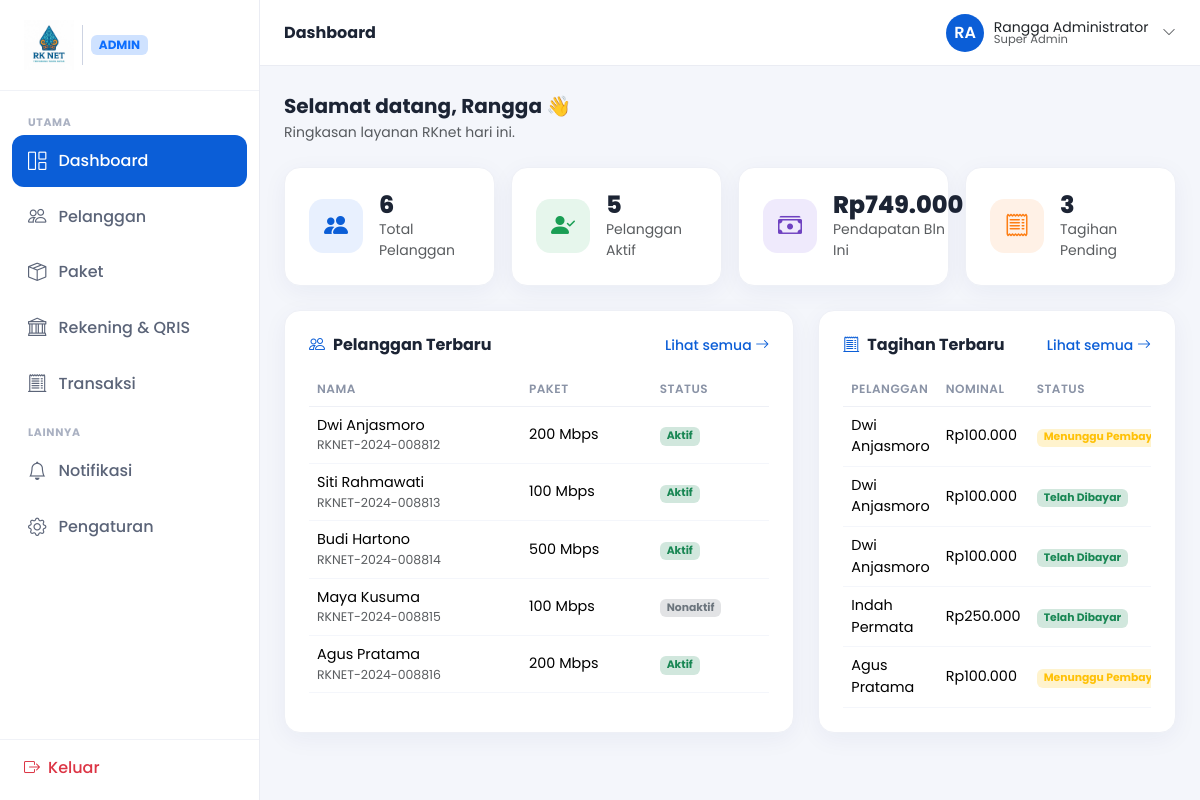
Screenshot of /admin/dashboard.php (signed in) with the database file from the repository.
### tables this page shows
CREATE TABLE pelanggan (
    id            VARCHAR(30) PRIMARY KEY,
    nama          VARCHAR(100) NOT NULL,
    email         VARCHAR(150) NOT NULL,
    hp            VARCHAR(30)  NOT NULL,
    alamat        VARCHAR(255) NULL,
    paket_id      INT          NULL,
    status        VARCHAR(20)  NOT NULL DEFAULT 'pending',
    tgl_bergabung VARCHAR(20)  NOT NULL,
    kata_sandi    VARCHAR(255) NOT NULL,
    CONSTRAINT uq_pelanggan_email UNIQUE (email),
    CONSTRAINT fk_pelanggan_paket FOREIGN KEY (paket_id) REFERENCES paket(id)
);

CREATE TABLE paket (
    id          INT AUTO_INCREMENT PRIMARY KEY,
    nama        VARCHAR(120) NOT NULL,
    kecepatan   VARCHAR(30)  NOT NULL,
    harga       INT          NOT NULL,
    status      VARCHAR(20)  NOT NULL DEFAULT 'aktif'
);

CREATE TABLE tagihan (
    id                    INT AUTO_INCREMENT PRIMARY KEY,
    no_invoice            VARCHAR(40)  NOT NULL,
    pelanggan_id          VARCHAR(30)  NOT NULL,
    paket_id              INT          NULL,
    rekening_bank_id      INT          NULL,
    harga                 INT          NOT NULL,
    tanggal               VARCHAR(20)  NOT NULL,
    status                VARCHAR(20)  NOT NULL DEFAULT 'menunggu',
    bukti_pembayaran      VARCHAR(255) NULL,
    catatan_verifikasi    VARCHAR(255) NULL,
    diajukan_pada         DATETIME     NULL,
    diverifikasi_pada     DATETIME     NULL,
    diverifikasi_oleh     INT          NULL,
    CONSTRAINT uq_tagihan_no_invoice UNIQUE (no_invoice),
    CONSTRAINT fk_tagihan_pelanggan FOREIGN KEY (pelanggan_id) REFERENCES pelanggan(id),
    CONSTRAINT fk_tagihan_paket FOREIGN KEY (paket_id) REFERENCES paket(id),
    CONSTRAINT fk_tagihan_rekening_bank FOREIGN KEY (rekening_bank_id) REFERENCES rekening_bank(id),
    CONSTRAINT fk_tagihan_admin_verifikasi FOREIGN KEY (diverifikasi_oleh) REFERENCES admin(id)
);

### auth.php (called while the page is built, shortened)
<?php
function idAdminSaatIni(): ?int
{
    return isset($_SESSION['admin_id']) ? (int) $_SESSION['admin_id'] : null;
}

### db.php (called while the page is built, shortened)
<?php
function db(): mysqli
{
    static $db = null;
    if ($db !== null) return $db;
    try {
        $db = new mysqli(DB_HOST, DB_USER, DB_PASS, DB_NAME, DB_PORT);
        $db->set_charset('utf8mb4');
    } catch (mysqli_sql_exception $e) {
        pesanErrorDb('Koneksi database gagal.',
            'Pastikan MySQL berjalan di port ' . DB_PORT . ' dan database <code>' . DB_NAME . '</code> sudah dibuat.');
    }
    return $db;
}
function stmtSiap(string $sql, array $params): mysqli_stmt
{
    $stmt = db()->prepare($sql);
    if ($params) {
        $tipe = '';
        foreach ($params as $p) {
            $tipe .= is_int($p) ? 'i' : (is_float($p) ? 'd' : 's');
        }
        $ref = [$tipe];
        foreach ($params as $i => $v) {
            $ref[] = &$params[$i];
        }
        call_user_func_array([$stmt, 'bind_param'], $ref);
    }
    $stmt->execute();
    return $stmt;
}
function kueri(string $sql, array $params = []): array
{
    return stmtSiap($sql, $params)->get_result()->fetch_all(MYSQLI_ASSOC);
}
function kueriSatu(string $sql, array $params = []): ?array
{
    $baris = stmtSiap($sql, $params)->get_result()->fetch_assoc();
    return $baris ?: null;
}
function kueriNilai(string $sql, array $params = [])
{
    $baris = stmtSiap($sql, $params)->get_result()->fetch_row();
    return $baris ? $baris[0] : null;
}

### admin-config.php (called while the page is built, shortened)
<?php
require_once __DIR__ . '/helpers.php';
require_once __DIR__ . '/db.php';
require_once __DIR__ . '/auth.php';
$admin = kueriSatu("SELECT nama, email, peran FROM admin WHERE id = ?", [idAdminSaatIni()]);
$daftarPelanggan = kueri(
    "SELECT pl.id, pl.nama, pl.email, pl.hp, pl.alamat, pk.kecepatan AS paket, pl.status, pl.tgl_bergabung AS bergabung
     FROM pelanggan pl LEFT JOIN paket pk ON pk.id = pl.paket_id
     ORDER BY pl.id"
);
$daftarTagihan = kueri(
    "SELECT t.id AS idTagihan, t.no_invoice AS noInvoice, pl.nama AS pelanggan, pk.kecepatan AS paket,
            t.harga, t.tanggal, t.status
     FROM tagihan t
     JOIN pelanggan pl ON pl.id = t.pelanggan_id
     LEFT JOIN paket pk ON pk.id = t.paket_id
     ORDER BY t.id DESC"
);
$statistik = [
    'totalPelanggan'  => (int) kueriNilai("SELECT COUNT(*) FROM pelanggan"),
    'pelangganAktif'  => (int) kueriNilai("SELECT COUNT(*) FROM pelanggan WHERE status = 'aktif'"),
    'pendapatanBulan' => (int) kueriNilai("SELECT COALESCE(SUM(harga), 0) FROM tagihan WHERE status = 'lunas'"),
    'tagihanPending'  => (int) kueriNilai("SELECT COUNT(*) FROM tagihan WHERE status <> 'lunas'"),
];

### helpers.php (called while the page is built, shortened)
<?php
if (!function_exists('formatRupiah')) {
    function formatRupiah(int $angka): string
    {
        return 'Rp' . number_format($angka, 0, ',', '.');
    }
}
if (!function_exists('badgeStatus')) {
    function badgeStatus(string $status): array
    {
        return match ($status) {
            'lunas'      => ['kelas' => 'bg-success-subtle text-success',     'label' => 'Telah Dibayar'],
            'menunggu'   => ['kelas' => 'bg-warning-subtle text-warning',     'label' => 'Menunggu Pembayaran'],
            'verifikasi' => ['kelas' => 'bg-info-subtle text-info',           'label' => 'Menunggu Verifikasi'],
            'ditolak'    => ['kelas' => 'bg-danger-subtle text-danger',       'label' => 'Bukti Ditolak'],
            'pending'    => ['kelas' => 'bg-warning-subtle text-warning',     'label' => 'Menunggu Persetujuan'],
            'aktif'      => ['kelas' => 'bg-success-subtle text-success',     'label' => 'Aktif'],
            'nonaktif'   => ['kelas' => 'bg-secondary-subtle text-secondary', 'label' => 'Nonaktif'],
            'terkirim'   => ['kelas' => 'bg-success-subtle text-success',     'label' => 'Terkirim'],
            'draft'      => ['kelas' => 'bg-secondary-subtle text-secondary', 'label' => 'Draft'],
            default      => ['kelas' => 'bg-secondary-subtle text-secondary', 'label' => ucfirst($status)],
        };
    }
}

### admin/dashboard.php (the view, shortened to what this page needs)
<?php
require __DIR__ . '/../admin-config.php';
$judulHalaman = 'Dashboard';
$kartuStatistik = [
    ['Total Pelanggan',     number_format($statistik['totalPelanggan'], 0, ',', '.'), 'bi-people-fill',      'biru'],
    ['Pelanggan Aktif',     number_format($statistik['pelangganAktif'], 0, ',', '.'), 'bi-person-check-fill', 'hijau'],
    ['Pendapatan Bln Ini',  formatRupiah($statistik['pendapatanBulan']),              'bi-cash-stack',       'ungu'],
    ['Tagihan Pending',     (string) $statistik['tagihanPending'],                    'bi-receipt',          'oranye'],
];
?>
<!DOCTYPE html>
<html lang="id">
<?php include __DIR__ . '/partials/shell-head.php'; ?>
<?php include __DIR__ . '/partials/shell-open.php'; ?>
  <div class="mb-4">
    <h5 class="fw-700 mb-1">Selamat datang, <?= htmlspecialchars(explode(' ', $admin['nama'])[0]) ?> 👋</h5>
    <p class="text-muted small mb-0">Ringkasan layanan RKnet hari ini.</p>
  </div>
  <div class="row g-3 mb-4">
    <?php foreach ($kartuStatistik as $k): ?>
    <div class="col-md-6 col-xl-3">
      <div class="kartu kartu-pad stat-kartu">
        <div class="stat-ikon stat-<?= $k[3] ?>"><i class="bi <?= $k[2] ?>"></i></div>
        <div>
          <div class="stat-nilai fw-800"><?= htmlspecialchars($k[1]) ?></div>
          <div class="text-muted small"><?= htmlspecialchars($k[0]) ?></div>
        </div>
      </div>
    </div>
    <?php endforeach; ?>
  </div>
  <div class="row g-4">
    <div class="col-xl-7">
      <div class="kartu kartu-pad h-100">
        <div class="d-flex align-items-center justify-content-between mb-3">
          <h6 class="fw-700 mb-0"><i class="bi bi-people text-rk me-2"></i>Pelanggan Terbaru</h6>
          <a href="pelanggan.php" class="small text-rk text-decoration-none fw-500">Lihat semua <i class="bi bi-arrow-right"></i></a>
        </div>
        <div class="table-responsive">
          <table class="table align-middle mb-0 tabel-portal">
            <thead><tr><th>Nama</th><th>Paket</th><th>Status</th></tr></thead>
            <tbody>
              <?php foreach (array_slice($daftarPelanggan, 0, 5) as $p): $b = badgeStatus($p['status']); ?>
              <tr>
                <td>
                  <div class="fw-600"><?= htmlspecialchars($p['nama']) ?></div>
                  <div class="text-muted" style="font-size:.78rem"><?= htmlspecialchars($p['id']) ?></div>
                </td>
                <td><?= htmlspecialchars($p['paket']) ?></td>
                <td><span class="badge <?= $b['kelas'] ?>"><?= $b['label'] ?></span></td>
              </tr>
              <?php endforeach; ?>
            </tbody>
          </table>
        </div>
      </div>
    </div>
    <div class="col-xl-5">
      <div class="kartu kartu-pad h-100">
        <div class="d-flex align-items-center justify-content-between mb-3">
          <h6 class="fw-700 mb-0"><i class="bi bi-receipt-cutoff text-rk me-2"></i>Tagihan Terbaru</h6>
          <a href="transaksi.php" class="small text-rk text-decoration-none fw-500">Lihat semua <i class="bi bi-arrow-right"></i></a>
        </div>
        <div class="table-responsive">
          <table class="table align-middle mb-0 tabel-portal">
            <thead><tr><th>Pelanggan</th><th>Nominal</th><th>Status</th></tr></thead>
            <tbody>
              <?php foreach (array_slice($daftarTagihan, 0, 5) as $t): $b = badgeStatus($t['status']); ?>
              <tr>
                <td class="fw-600"><?= htmlspecialchars($t['pelanggan']) ?></td>
                <td><?= formatRupiah($t['harga']) ?></td>
                <td><span class="badge <?= $b['kelas'] ?>"><?= $b['label'] ?></span></td>
              </tr>
              <?php endforeach; ?>
            </tbody>
          </table>
        </div>
      </div>
    </div>
  </div>
<?php include __DIR__ . '/partials/shell-close.php'; ?>

### admin/partials/topbar.php (shortened to what this page needs)
<?php
$inisial = '';
foreach (explode(' ', trim($admin['nama'])) as $kata) {
    if ($kata !== '') $inisial .= mb_substr($kata, 0, 1);
}
$inisial = mb_strtoupper(mb_substr($inisial, 0, 2));
?>
<header class="portal-topbar">
  <div class="kiri">
    <h6 class="mb-0 fw-700"><?= htmlspecialchars($judulHalaman ?? 'Admin') ?></h6>
  </div>
  <div class="kanan">
    <div class="dropdown">
      <button class="topbar-user btn p-0 border-0 bg-transparent" data-bs-toggle="dropdown" aria-expanded="false">
        <span class="ava"><?= htmlspecialchars($inisial) ?></span>
        <span class="d-none d-sm-flex flex-column text-start lh-1">
          <span class="fw-600 small"><?= htmlspecialchars($admin['nama']) ?></span>
          <span class="text-muted" style="font-size:.72rem"><?= htmlspecialchars($admin['peran']) ?></span>
        </span>
        <i class="bi bi-chevron-down small text-muted ms-1"></i>
      </button>
    </div>
  </div>
</header>

### assets/css/style.css (style rules this page uses)
:root { --rk-blue:#0B5ED7; --rk-blue-dark:#06256E; --rk-blue-soft:#E8F0FE; --rk-cyan:#36C5F0; }
* { scroll-behavior:smooth }
body { font-family:'Poppins',system-ui,sans-serif;color:#1c2434 }
.text-rk { color:var(--rk-blue) }
.fw-500 { font-weight:500 }
.fw-700 { font-weight:700 }
.fw-800 { font-weight:800 }

### assets/css/portal.css (style rules this page uses)
body.portal { background:#f4f6fb;font-family:'Poppins',system-ui,sans-serif;color:#1c2434 }
.portal-topbar { background:#fff;border-bottom:1px solid #eaecf3;padding:.85rem 1.5rem; display:flex;align-items:center;justify-content:space-between;position:sticky;top:0;z-index:1020 }
.portal-topbar .kiri { display:flex;align-items:center;gap:.75rem }
.portal-topbar .kanan { display:flex;align-items:center;gap:.5rem }
.topbar-user { display:flex;align-items:center;gap:.6rem;padding:.25rem .35rem .25rem .85rem }
.topbar-user .ava { width:38px;height:38px;border-radius:50%;background:var(--rk-blue);color:#fff;display:flex;align-items:center;justify-content:center;font-weight:600 }
.kartu { background:#fff;border:1px solid #eef0f6;border-radius:1rem;box-shadow:0 6px 24px rgba(6,37,110,.05) }
.kartu-pad { padding:1.5rem }
.tabel-portal thead th { font-size:.75rem;text-transform:uppercase;letter-spacing:.5px;color:#8a93a6;font-weight:600;border-bottom:1px solid #eef0f6 }
.tabel-portal td { border-bottom:1px solid #f4f6fb;font-size:.9rem }
.stat-kartu { display:flex;align-items:center;gap:1rem }
.stat-ikon { width:54px;height:54px;border-radius:.9rem;display:flex;align-items:center;justify-content:center;font-size:1.5rem;flex-shrink:0 }
.stat-nilai { font-size:1.5rem;line-height:1.1 }
.stat-biru { background:#e8f0fe;color:#0b5ed7 }
.stat-hijau { background:#e6f6ec;color:#1a9e54 }
.stat-ungu { background:#efeafc;color:#6f42c1 }
.stat-oranye { background:#fff1e6;color:#fd7e14 }

### rows the page displays
pelanggan: nama "Dwi Anjasmoro", id "RKNET-2024-008812", paket.kecepatan "200 Mbps", status "Aktif"
pelanggan: nama "Siti Rahmawati", id "RKNET-2024-008813", paket.kecepatan "100 Mbps", status "Aktif"
pelanggan: nama "Budi Hartono", id "RKNET-2024-008814", paket.kecepatan "500 Mbps", status "Aktif"
pelanggan: nama "Maya Kusuma", id "RKNET-2024-008815", paket.kecepatan "100 Mbps", status "Nonaktif"
pelanggan: nama "Agus Pratama", id "RKNET-2024-008816", paket.kecepatan "200 Mbps", status "Aktif"
tagihan: pelanggan.nama "Dwi Anjasmoro", harga "Rp100.000", status "Menunggu…"
tagihan: pelanggan.nama "Dwi Anjasmoro", harga "Rp100.000", status "Telah Dibayar"
tagihan: pelanggan.nama "Dwi Anjasmoro", harga "Rp100.000", status "Telah Dibayar"
tagihan: pelanggan.nama "Indah Permata", harga "Rp250.000", status "Telah Dibayar"
tagihan: pelanggan.nama "Agus Pratama", harga "Rp100.000", status "Menunggu…"

### other values shown
$grup "UTAMA"
$menu[0] "Dashboard"
$menu[0] "Pelanggan"
$menu[0] "Paket"
$menu[0] "Rekening & QRIS"
$menu[0] "Transaksi"
$grup "LAINNYA"
$menu[0] "Notifikasi"
$menu[0] "Pengaturan"
$judulHalaman "Dashboard"
$inisial "RA"
$admin['nama'] "Rangga Administrator"
$admin['peran'] "Super Admin"
explode(' ', $admin['nama'])[0] "Rangga"
$k[1] "6"
